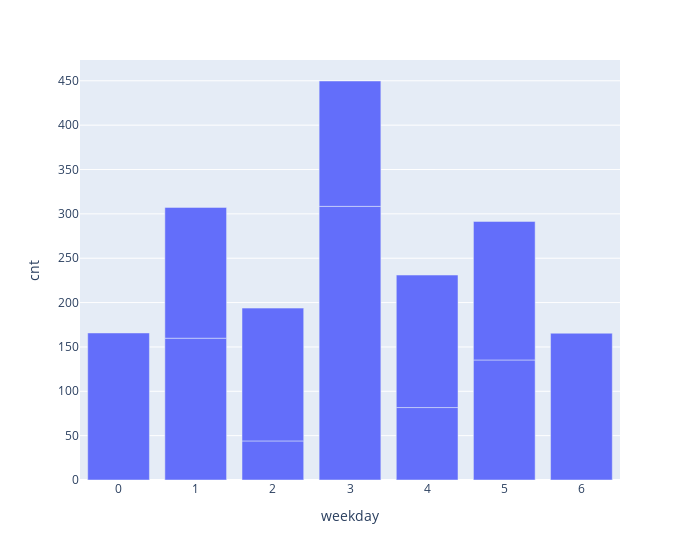

Notebook source saved alongside this figure:
### Markdown cell above
##### The graph above indicates that daily demand of Bikes also have some sinusoidal flow showing that the demand has some peaks and lows in different days of a month

### Code cell
weekdata = data.groupby(["weekday","workingday"]).mean().reset_index(drop=False)
fig = px.bar(weekdata, x='weekday', y="cnt", width=700)
fig.show()

### Figure 1 — Plotly figure (JSON) as saved in the notebook; plotly's stock layout.template omitted (floating-point values rounded to 4 significant figures)
{"data": [{"alignmentgroup": "True", "hovertemplate": "weekday=%{x}<br>cnt=%{y}<extra></extra>", "legendgroup": "", "marker": {"color": "#636efa", "pattern": {"shape": ""}}, "name": "", "offsetgroup": "", "orientation": "v", "showlegend": false, "textposition": "auto", "type": "bar", "x": [0, 1, 1, 2, 2, 3, 3, 4, 4, 5, 5, 6], "xaxis": "x", "y": [165.8, 159.9, 147.4, 44.04, 149.7, 308.5, 141.3, 81.67, 149.4, 135.3, 156.2, 165.5], "yaxis": "y"}], "layout": {"barmode": "relative", "legend": {"tracegroupgap": 0}, "margin": {"t": 60}, "width": 700, "xaxis": {"anchor": "y", "domain": [0, 1], "title": {"text": "weekday"}}, "yaxis": {"anchor": "x", "domain": [0, 1], "title": {"text": "cnt"}}}}
